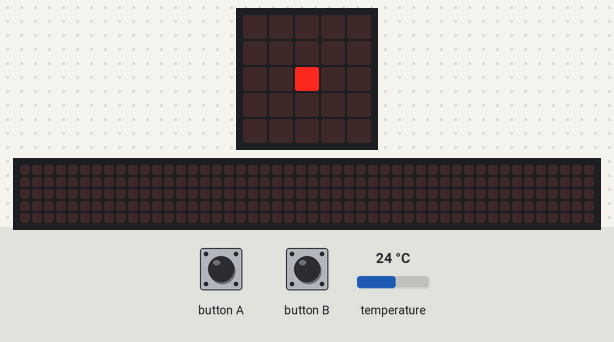
The program below on a simulated BBC micro:bit (MakeCode). Shown: the board's 5×5 LED display, a strip that is not on the board, showing the scrolling text unrolled. Inputs (shaded band) come from the test bench; at power-on: temperature 24 °C. The 48×5 strip is a reading aid, not a part: it shows the text the display is scrolling, unrolled, one strip-width of it at a time.

Above: at 0.1 s.
2.1 s: button A pressed for 0.15 s
At 2.33 s:
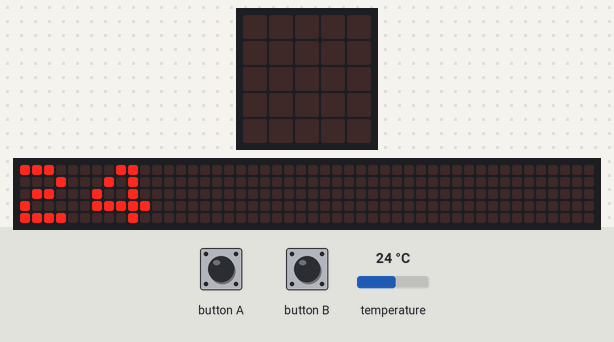
2.8 s: button B pressed for 0.15 s
At 5.57 s:
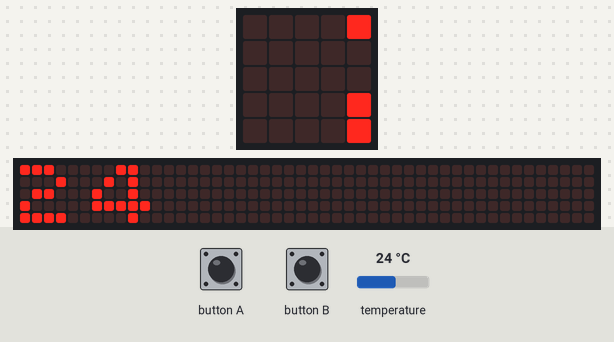
8.2 s: button A pressed for 0.15 s
At 8.52 s:
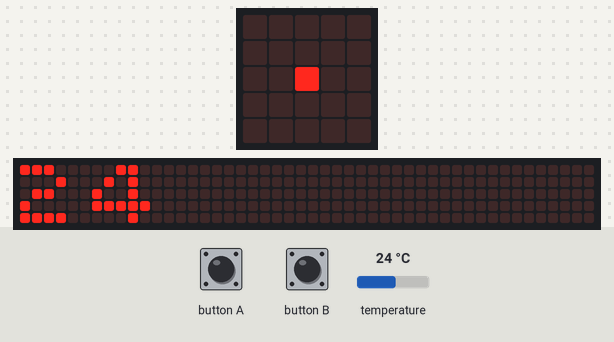
Timing chart, 0 to 11.2 s (numbered marks = the images above; inputs shaded):
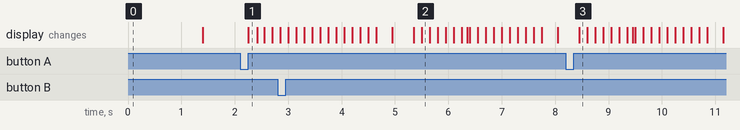

Measured:
- after the input at 2.1 s, the display: changes after 0.15 s (image 1)
- after the input at 8.2 s, the display: changes after 0.25 s (image 3)

The program:

main.ts
```typescript
input.onButtonPressed(Button.A, function () {
    basic.showNumber(min)
    basic.clearScreen()
})
input.onButtonPressed(Button.B, function () {
    basic.showNumber(max)
    basic.clearScreen()
})
let min = 0
let max = 0
let currenttemperature = input.temperature()
max = currenttemperature
min = currenttemperature
basic.forever(function () {
    basic.showLeds(`
        . . . . .
        . . . . .
        . . # . .
        . . . . .
        . . . . .
        `)
    currenttemperature = input.temperature()
    if (currenttemperature < min) {
        min = currenttemperature
    }
    if (currenttemperature > max) {
        max = currenttemperature
    }
    basic.pause(1000)
    basic.clearScreen()
    basic.pause(1000)
})
```

test.ts
```typescript
// les tests vont ici ; cela ne sera pas compilé si ce paquet est utilisé en tant qu'extension.
```
